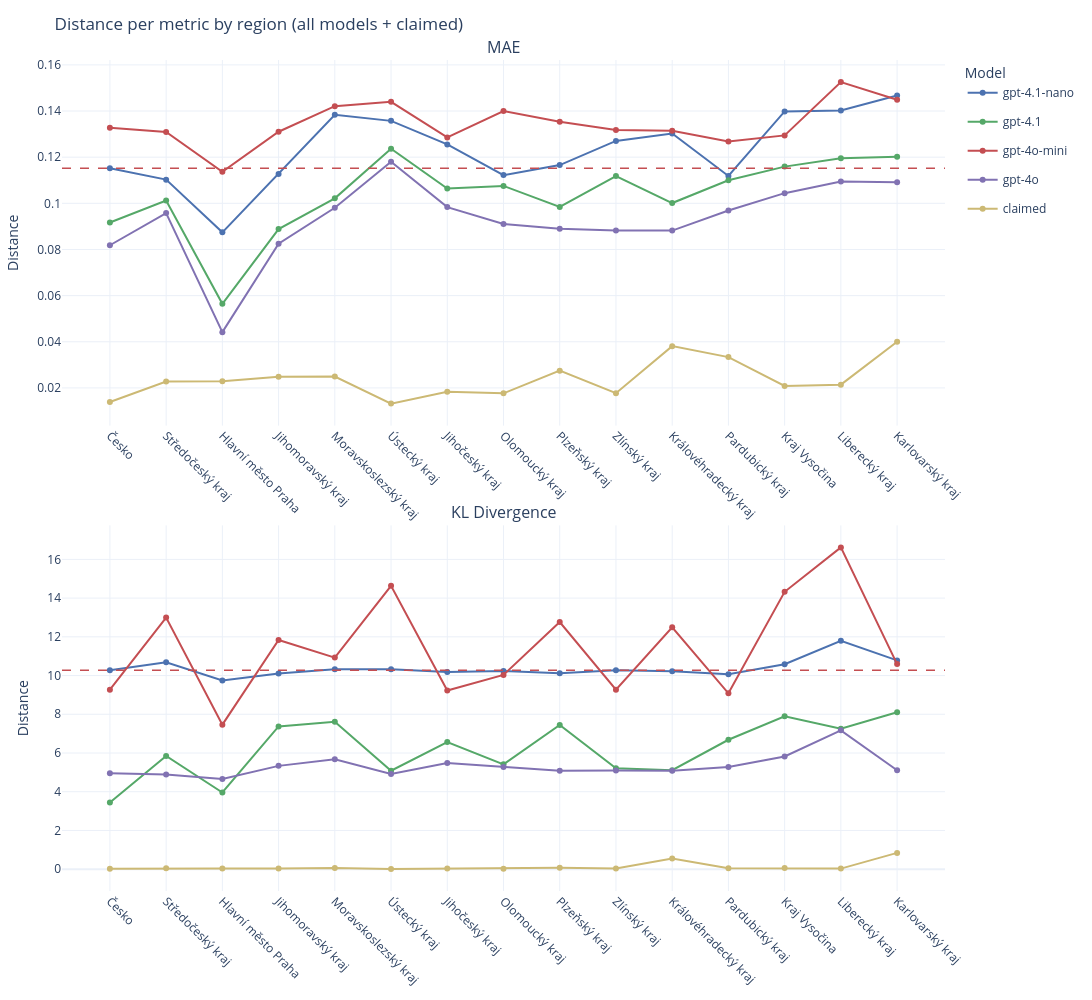

Notebook code cell kept with this figure:
### Markdown cell above
## Final - one hot guess

### Code cell
panel_data, election_data, voting_results_dict = load_csv_files(voting_type="VotingPick", drop_voted_flag=True, drop_both_flag=True)
plot_distance_lines_from_voting_results(election_data,
                                        panel_data,
                                        voting_results_dict,
                                        distances=['KL Divergence', 'MAE'],
                                        ncols=1,
                                        height_per_row = 500,
                                        figure_width=1200,
                                        )

### Figure 1 — Plotly figure (JSON) as saved in the notebook; plotly's stock layout.template omitted (floating-point values rounded to 4 significant figures)
{"data": [{"hovertemplate": "Region=%{x}<br>MAE: %{y:.6g}<br>Model=gpt-4.1-nano<extra></extra>", "legendgroup": "gpt-4.1-nano", "line": {"color": "#4C72B0", "width": 2}, "mode": "lines+markers", "name": "gpt-4.1-nano", "showlegend": true, "x": ["Česko", "Středočeský kraj", "Hlavní město Praha", "Jihomoravský kraj", "Moravskoslezský kraj", "Ústecký kraj", "Jihočeský kraj", "Olomoucký kraj", "Plzeňský kraj", "Zlínský kraj", "Královéhradecký kraj", "Pardubický kraj", "Kraj Vysočina", "Liberecký kraj", "Karlovarský kraj"], "y": [0.1152, 0.1103, 0.08742, 0.1127, 0.1383, 0.1357, 0.1255, 0.1122, 0.1166, 0.127, 0.1302, 0.1118, 0.1398, 0.1402, 0.1467], "type": "scatter", "xaxis": "x", "yaxis": "y"}, {"hovertemplate": "Region=%{x}<br>MAE: %{y:.6g}<br>Model=gpt-4.1<extra></extra>", "legendgroup": "gpt-4.1", "line": {"color": "#55A868", "width": 2}, "mode": "lines+markers", "name": "gpt-4.1", "showlegend": true, "x": ["Česko", "Středočeský kraj", "Hlavní město Praha", "Jihomoravský kraj", "Moravskoslezský kraj", "Ústecký kraj", "Jihočeský kraj", "Olomoucký kraj", "Plzeňský kraj", "Zlínský kraj", "Královéhradecký kraj", "Pardubický kraj", "Kraj Vysočina", "Liberecký kraj", "Karlovarský kraj"], "y": [0.09168, 0.1012, 0.05645, 0.08882, 0.1021, 0.1237, 0.1064, 0.1075, 0.09845, 0.1118, 0.1001, 0.11, 0.1159, 0.1195, 0.1202], "type": "scatter", "xaxis": "x", "yaxis": "y"}, {"hovertemplate": "Region=%{x}<br>MAE: %{y:.6g}<br>Model=gpt-4o-mini<extra></extra>", "legendgroup": "gpt-4o-mini", "line": {"color": "#C44E52", "width": 2}, "mode": "lines+markers", "name": "gpt-4o-mini", "showlegend": true, "x": ["Česko", "Středočeský kraj", "Hlavní město Praha", "Jihomoravský kraj", "Moravskoslezský kraj", "Ústecký kraj", "Jihočeský kraj", "Olomoucký kraj", "Plzeňský kraj", "Zlínský kraj", "Královéhradecký kraj", "Pardubický kraj", "Kraj Vysočina", "Liberecký kraj", "Karlovarský kraj"], "y": [0.1327, 0.1309, 0.1137, 0.131, 0.1421, 0.144, 0.1286, 0.14, 0.1353, 0.1317, 0.1314, 0.1268, 0.1294, 0.1526, 0.1449], "type": "scatter", "xaxis": "x", "yaxis": "y"}, {"hovertemplate": "Region=%{x}<br>MAE: %{y:.6g}<br>Model=gpt-4o<extra></extra>", "legendgroup": "gpt-4o", "line": {"color": "#8172B2", "width": 2}, "mode": "lines+markers", "name": "gpt-4o", "showlegend": true, "x": ["Česko", "Středočeský kraj", "Hlavní město Praha", "Jihomoravský kraj", "Moravskoslezský kraj", "Ústecký kraj", "Jihočeský kraj", "Olomoucký kraj", "Plzeňský kraj", "Zlínský kraj", "Královéhradecký kraj", "Pardubický kraj", "Kraj Vysočina", "Liberecký kraj", "Karlovarský kraj"], "y": [0.08183, 0.09579, 0.04418, 0.08253, 0.09807, 0.118, 0.09835, 0.09105, 0.08893, 0.08819, 0.08817, 0.09687, 0.1044, 0.1095, 0.1092], "type": "scatter", "xaxis": "x", "yaxis": "y"}, {"hovertemplate": "Region=%{x}<br>MAE: %{y:.6g}<br>Model=claimed<extra></extra>", "legendgroup": "claimed", "line": {"color": "#CCB974", "width": 2}, "mode": "lines+markers", "name": "claimed", "showlegend": true, "x": ["Česko", "Středočeský kraj", "Hlavní město Praha", "Jihomoravský kraj", "Moravskoslezský kraj", "Ústecký kraj", "Jihočeský kraj", "Olomoucký kraj", "Plzeňský kraj", "Zlínský kraj", "Královéhradecký kraj", "Pardubický kraj", "Kraj Vysočina", "Liberecký kraj", "Karlovarský kraj"], "y": [0.01391, 0.0228, 0.02294, 0.02482, 0.02491, 0.0132, 0.01838, 0.01764, 0.02748, 0.01773, 0.03811, 0.03336, 0.02087, 0.02142, 0.04003], "type": "scatter", "xaxis": "x", "yaxis": "y"}, {"hovertemplate": "Region=%{x}<br>KL Divergence: %{y:.6g}<br>Model=gpt-4.1-nano<extra></extra>", "legendgroup": "gpt-4.1-nano", "line": {"color": "#4C72B0", "width": 2}, "mode": "lines+markers", "name": "gpt-4.1-nano", "showlegend": false, "x": ["Česko", "Středočeský kraj", "Hlavní město Praha", "Jihomoravský kraj", "Moravskoslezský kraj", "Ústecký kraj", "Jihočeský kraj", "Olomoucký kraj", "Plzeňský kraj", "Zlínský kraj", "Královéhradecký kraj", "Pardubický kraj", "Kraj Vysočina", "Liberecký kraj", "Karlovarský kraj"], "y": [10.28, 10.69, 9.748, 10.11, 10.33, 10.32, 10.19, 10.24, 10.11, 10.28, 10.23, 10.06, 10.59, 11.8, 10.78], "type": "scatter", "xaxis": "x2", "yaxis": "y2"}, {"hovertemplate": "Region=%{x}<br>KL Divergence: %{y:.6g}<br>Model=gpt-4.1<extra></extra>", "legendgroup": "gpt-4.1", "line": {"color": "#55A868", "width": 2}, "mode": "lines+markers", "name": "gpt-4.1", "showlegend": false, "x": ["Česko", "Středočeský kraj", "Hlavní město Praha", "Jihomoravský kraj", "Moravskoslezský kraj", "Ústecký kraj", "Jihočeský kraj", "Olomoucký kraj", "Plzeňský kraj", "Zlínský kraj", "Královéhradecký kraj", "Pardubický kraj", "Kraj Vysočina", "Liberecký kraj", "Karlovarský kraj"], "y": [3.446, 5.846, 3.959, 7.372, 7.61, 5.086, 6.562, 5.416, 7.452, 5.216, 5.111, 6.684, 7.9, 7.256, 8.102], "type": "scatter", "xaxis": "x2", "yaxis": "y2"}, {"hovertemplate": "Region=%{x}<br>KL Divergence: %{y:.6g}<br>Model=gpt-4o-mini<extra></extra>", "legendgroup": "gpt-4o-mini", "line": {"color": "#C44E52", "width": 2}, "mode": "lines+markers", "name": "gpt-4o-mini", "showlegend": false, "x": ["Česko", "Středočeský kraj", "Hlavní město Praha", "Jihomoravský kraj", "Moravskoslezský kraj", "Ústecký kraj", "Jihočeský kraj", "Olomoucký kraj", "Plzeňský kraj", "Zlínský kraj", "Královéhradecký kraj", "Pardubický kraj", "Kraj Vysočina", "Liberecký kraj", "Karlovarský kraj"], "y": [9.269, 12.99, 7.463, 11.84, 10.93, 14.63, 9.225, 10.03, 12.77, 9.269, 12.49, 9.083, 14.33, 16.62, 10.59], "type": "scatter", "xaxis": "x2", "yaxis": "y2"}, {"hovertemplate": "Region=%{x}<br>KL Divergence: %{y:.6g}<br>Model=gpt-4o<extra></extra>", "legendgroup": "gpt-4o", "line": {"color": "#8172B2", "width": 2}, "mode": "lines+markers", "name": "gpt-4o", "showlegend": false, "x": ["Česko", "Středočeský kraj", "Hlavní město Praha", "Jihomoravský kraj", "Moravskoslezský kraj", "Ústecký kraj", "Jihočeský kraj", "Olomoucký kraj", "Plzeňský kraj", "Zlínský kraj", "Královéhradecký kraj", "Pardubický kraj", "Kraj Vysočina", "Liberecký kraj", "Karlovarský kraj"], "y": [4.959, 4.893, 4.658, 5.335, 5.673, 4.917, 5.479, 5.283, 5.077, 5.092, 5.089, 5.277, 5.819, 7.169, 5.112], "type": "scatter", "xaxis": "x2", "yaxis": "y2"}, {"hovertemplate": "Region=%{x}<br>KL Divergence: %{y:.6g}<br>Model=claimed<extra></extra>", "legendgroup": "claimed", "line": {"color": "#CCB974", "width": 2}, "mode": "lines+markers", "name": "claimed", "showlegend": false, "x": ["Česko", "Středočeský kraj", "Hlavní město Praha", "Jihomoravský kraj", "Moravskoslezský kraj", "Ústecký kraj", "Jihočeský kraj", "Olomoucký kraj", "Plzeňský kraj", "Zlínský kraj", "Královéhradecký kraj", "Pardubický kraj", "Kraj Vysočina", "Liberecký kraj", "Karlovarský kraj"], "y": [0.01954, 0.04244, 0.03591, 0.03434, 0.06613, 0.01066, 0.03282, 0.01857, 0.07109, 0.039, 0.5527, 0.0535, 0.05698, 0.03021, 0.8417], "type": "scatter", "xaxis": "x2", "yaxis": "y2"}], "layout": {"xaxis": {"anchor": "y", "domain": [0.0, 1.0], "categoryorder": "array", "categoryarray": ["Česko", "Středočeský kraj", "Hlavní město Praha", "Jihomoravský kraj", "Moravskoslezský kraj", "Ústecký kraj", "Jihočeský kraj", "Olomoucký kraj", "Plzeňský kraj", "Zlínský kraj", "Královéhradecký kraj", "Pardubický kraj", "Kraj Vysočina", "Liberecký kraj", "Karlovarský kraj"], "tickangle": 45}, "yaxis": {"anchor": "x", "domain": [0.56, 1.0], "title": {"text": "Distance"}}, "xaxis2": {"anchor": "y2", "domain": [0.0, 1.0], "categoryorder": "array", "categoryarray": ["Česko", "Středočeský kraj", "Hlavní město Praha", "Jihomoravský kraj", "Moravskoslezský kraj", "Ústecký kraj", "Jihočeský kraj", "Olomoucký kraj", "Plzeňský kraj", "Zlínský kraj", "Královéhradecký kraj", "Pardubický kraj", "Kraj Vysočina", "Liberecký kraj", "Karlovarský kraj"], "tickangle": 45}, "yaxis2": {"anchor": "x2", "domain": [0.0, 0.44], "title": {"text": "Distance"}}, "annotations": [{"font": {"size": 16}, "showarrow": false, "text": "MAE", "x": 0.5, "xanchor": "center", "xref": "paper", "y": 1.0, "yanchor": "bottom", "yref": "paper"}, {"font": {"size": 16}, "showarrow": false, "text": "KL Divergence", "x": 0.5, "xanchor": "center", "xref": "paper", "y": 0.44, "yanchor": "bottom", "yref": "paper"}], "shapes": [{"line": {"color": "#C44E52", "dash": "dash", "width": 1.5}, "type": "line", "x0": 0, "x1": 1, "xref": "x domain", "y0": 0.1152, "y1": 0.1152, "yref": "y"}, {"line": {"color": "#C44E52", "dash": "dash", "width": 1.5}, "type": "line", "x0": 0, "x1": 1, "xref": "x2 domain", "y0": 10.28, "y1": 10.28, "yref": "y2"}], "title": {"text": "Distance per metric by region (all models + claimed)"}, "legend": {"title": {"text": "Model"}}, "margin": {"l": 60, "r": 20, "t": 60, "b": 60}, "height": 1000, "width": 1200, "showlegend": true, "hovermode": "x unified"}}
